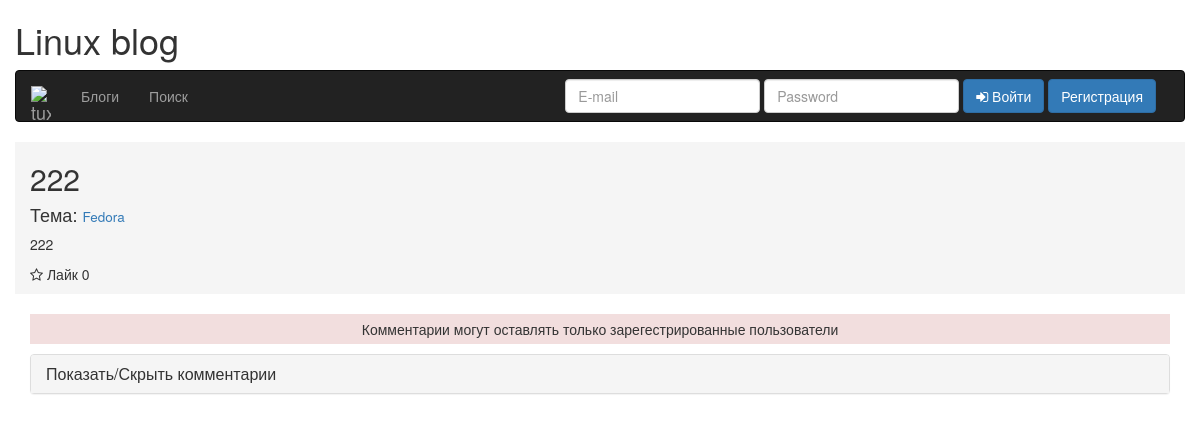
Screenshot of /article.php?id=232 with the database file from the repository.
### tables this page shows
CREATE TABLE `articles` (
  `id_article` smallint(6) NOT NULL AUTO_INCREMENT,
  `article` text,
  `id_user` smallint(6) DEFAULT NULL,
  `id_theme` smallint(6) DEFAULT NULL,
  `header` varchar(50) DEFAULT NULL,
  PRIMARY KEY (`id_article`),
  KEY `articles_users_fk` (`id_user`),
  KEY `articles_themes_fk` (`id_theme`),
  CONSTRAINT `articles_themes_fk` FOREIGN KEY (`id_theme`) REFERENCES `themes` (`id_theme`) ON DELETE CASCADE ON UPDATE CASCADE,
  CONSTRAINT `articles_users_fk` FOREIGN KEY (`id_user`) REFERENCES `users` (`id_user`) ON DELETE CASCADE ON UPDATE CASCADE
);

CREATE TABLE `themes` (
  `id_theme` smallint(6) NOT NULL AUTO_INCREMENT,
  `theme` varchar(50) DEFAULT NULL,
  `id_section` smallint(6) DEFAULT NULL,
  PRIMARY KEY (`id_theme`),
  KEY `themes_sections_fk` (`id_section`),
  CONSTRAINT `themes_sections_fk` FOREIGN KEY (`id_section`) REFERENCES `sections` (`id_section`) ON DELETE CASCADE ON UPDATE CASCADE
);

### php/db/db.php (called while the page is built, shortened)
<?php
	class db{
		var $connection;
		function __construct(){
			$dbhost='localhost';
			$dbuser='root';
			$dbpass='';
			$dbname='blog';
			$this->connection=mysqli_connect($dbhost, $dbuser, $dbpass) or die(mysqli_error($this->connection));
			mysqli_set_charset($this->connection, "utf8");
			mysqli_select_db($this->connection, $dbname) or die(mysqli_error($this->connection));
		}
		function sqlQuery($query){
			$result=mysqli_query($this->connection, $query);
			return $result;
		}
		function loadArrayData($query){
			$result=$this->sqlQuery($query);
			$num=mysqli_num_rows($result);
			for($i=0;$i<$num;$i++){
			 	$res[]=mysqli_fetch_array($result,MYSQLI_ASSOC);
			}
			return $res;
		}
	}
?>

### php/usersArticle.php (called while the page is built)
<?php
$emailUser = $_COOKIE['Email'];
$result = $db->loadArrayData("SELECT id_user FROM users WHERE email = '$emailUser'");
$idUser = $result[0]['id_user'];
$res = $db->loadArrayData("SELECT COUNT(*) as num FROM articles WHERE id_user = '$idUser'");
?>

### article.php (the view, shortened to what this page needs)
<?php
include_once "/php/db/db.php";
$db = new db();
include_once "/php/usersArticle.php";
$idArticle = $_GET["id"];
$articles = $db->loadArrayData("SELECT id_article, article, id_theme, header FROM articles WHERE id_article = '$idArticle' ORDER BY id_article DESC");
?>
<!DOCTYPE html>
<html lang="en">
  <head>
    <link rel="stylesheet" href="/font-awesome/css/font-awesome.min.css">
    <link href="bootstrap/css/bootstrap.min.css" rel="stylesheet">
    <link rel="stylesheet" href="/css/main.css">
  </head>
  <body>
    <div class="container">
      <div class="row">
        <h1>Linux blog</h1>
        <div class="navbar navbar-inverse">
          <div class="container">
            <div class="navbar-header">
              <a href="/" class="navbar-brand">
                <img src="/images/tux.png" class="brand-image" alt="tux">
              </a>
            </div>
            <div class="collapse navbar-collapse" id="responsive-menu">
              <ul class="nav navbar-nav">
                <li><a href="blogs.php">Блоги</a></li>
                <li><a href="search.php">Поиск</a></li>
              </ul>
              <div class="form navbar-form navbar-right">
                <div class="form-group">
                  <input type="text" name="userEmail" placeholder="E-mail" value="" class="form-control uEmail">
                </div>
                <div class="form-group">
                  <input type="password" name="userPass" placeholder="Password" value="" class="form-control uPass">
                </div>
                <button type="button" name="buttonLogin" class="btn btn-primary" id="btn-login">
                  <i class="fa fa-sign-in" aria-hidden="true"></i> Войти
                </button>
                <button type="button" class="btn btn-primary" data-toggle="modal" data-target="#modal-1">Регистрация</button>
              </div>
            </div>
          </div>
        </div>
      </div>
    </div>
    <div class="container">
      <div class="row">
        <div class="article col-lg-8 col-md-8 col-sm-6 col-xs-4">
          <?php for($i = 0; $i < count($articles); $i++):?>
            <h2><?= $articles[$i]["header"]; ?></h2>
            <?php $theme = $articles[$i]["id_theme"]; $idTheme = $db->loadArrayData("SELECT id_theme, theme FROM themes WHERE id_theme = '$theme'"); ?>
            <?php for ($j=0; $j < count($idTheme); $j++): ?>
                <h4>Тема: <small><a href="theme.php?id=<?= $idTheme[$j]['id_theme']; ?>"><?= $idTheme[$j]['theme']; ?></a></small></h4>
            <? endfor; ?>
            <p>
              <?= $articles[$i]["article"]; ?>
            </p>
            <div class="star-block" data-article="<?= $articles[$i]["id_article"]; ?>" data-user="<?= $articles[$i]["id_user"]; ?>">
              <?php $article = $articles[$i]["id_article"]; $likesCount = count($db->loadArrayData("SELECT uLike FROM likes WHERE id_article = '$article'")); ?>
              <i class="fa fa-star-o"></i> <span class="star-count">Лайк <?= $likesCount; ?></span>
            </div>
          <? endfor; ?>
        </div>
    </div>
    <p class="bg-danger danger">
      Комментарии могут оставлять только зарегестрированные пользователи
    </p>
    <div class="panel-group" id="collapse-group">
      <div class="panel panel-default">
        <div class="panel-heading">
          <h4 class="panel-title">
            <a data-toggle="collapse" data-parent="#collapse-group" href="#el1">Показать/Скрыть комментарии</a>
          </h4>
        </div>
      </div>
    </div>
  </body>
</html>

### css/main.css (style rules this page uses)
.brand-image { width: 20px }
.article, .article-index { width: 100%; height: auto; background: #f5f5f5; margin-bottom: 20px }
.star-block, .fav-block { cursor: pointer }
.star-block, .comments-block, .fav-block { display: inline-block }
.star-block, .article-count { padding-bottom: 10px }
.danger { text-align: center; padding: 5px; }

### rows the page displays
articles: header "222", article "222", likesCount "0"
themes: theme "Fedora"
